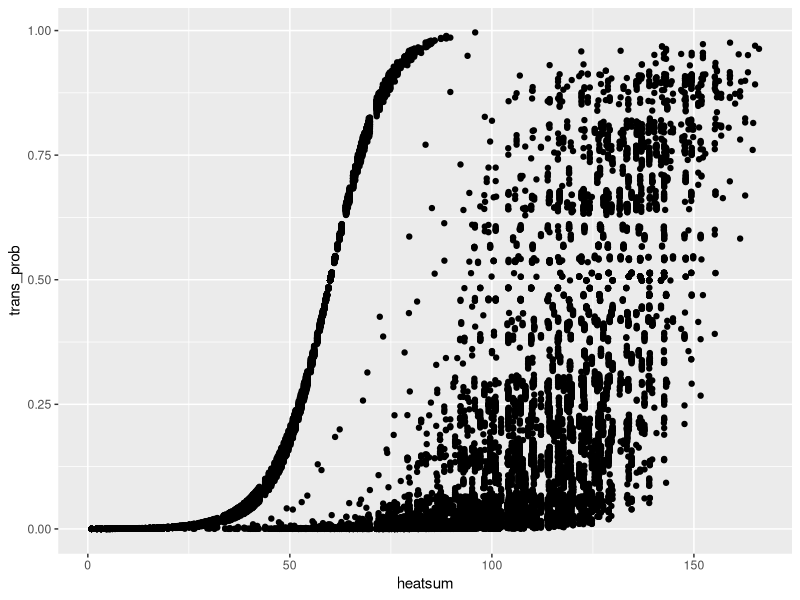

This figure's R source: (Note: this script raises an error after producing the figure.)
# Simulate phenology process

# Phenology transition function
## Logistic function with asymptote at 1, steepness of curve determined by k and midpoint determined by h.
calc_probability <- function(x, k = steepness, h = midpoint, i = individual_effect) { # a logistic function parameterized to estimate steepness and transition points with individual effects
    1/(1 + exp(-(k + i) * (x - h)))
}

# Assume fixed probability of transition, bernoulli
transition <- function(state1 = 0, state2 = 1, p) { #simulate the transition between two states and record the states. p is the probability of transition. Can be a vector
    x <- c(state1) # initial state
    do_trans <- 0 # initialize transition y/n
    #initialize while loop
    i <- 1
    while (do_trans < 1) {
        x <- append(x, state1) #record state1
        do_trans <- rbinom(1, size = 1, prob = p[i]) # sample for new transition probability based on p at timestep i
        i <- i + 1
    }
    x <- append(x, state2) # record transition to state2 #this could be a real slow step

    return(x)
}

build_series <- function(p1, p2) { #This function returns a series of states based on transition probability vectors. p1 is a vector of transition probabilities for transitioning from 0 to 1, p2 is a vector of transition probabilities for transitioning from 1 to 2
    state0 <- transition(state1 = 0, state2 = 1, p = p1)
    state1 <- transition(state1 = 1, state2 = 2, p = p2)
    len0 <- length(state0)
    len1 <- length(state1)
    step = c(1:(len0+len1))
    firsttrans <- data.frame(trans_prob = p1[1:length(state0)], state = state0)
    secondtrans <- data.frame(trans_prob = p2[1:length(state1)], state = state1)
    series <- rbind(firsttrans, secondtrans)
    series <- cbind(step, series)
    return(series)
}

# individuals
n_ind <- 100 #number of individuals
ind_effect <- rnorm(n_ind, mean = .05, sd = .005)

simulate_phenodata <- function(n_ind, ind_effect, year) {
    #simulate temperature data
    #temp = rep(5, 50) #constant daily temperature of 5 degrees
    temp <- rnorm(50, mean = 5, sd = 2) #simulate more complex temperature dataset - no trend, but variability
    heatsum <- cumsum(temp)

    #calculate probabilities of transition at different heatsums
    probs1 <- lapply(ind_effect, calc_probability, x=heatsum, k = 0.1, h = 60)
    probs2 <- lapply(ind_effect, calc_probability, x = heatsum, k = 0.1, h = 60)
    #probs1 <- calc_probability(heatsum, k = 0.1, h = 60)
    #probs2 <- calc_probability(heatsum, k = 0.1, h = 120)

    phenofakes <- data.frame()
    for (i in c(1:n_ind)) {
        x <- build_series(probs1[[i]], probs2[[i]])
        #print(c("length", length(x[[1]])))
        indset <- cbind(ind = i, x)
        phenofakes <- rbind(phenofakes, indset)
    }

    phenofakes$heatsum <- heatsum[phenofakes$step]
    phenofakes$year <- year
    return(phenofakes)

}

phenofakes <- lapply(1:15, simulate_phenodata, n_ind = n_ind, ind_effect = ind_effect)
phenofakes <- do.call(rbind, phenofakes)


library(ggplot2)

# ggplot(phenofakes, aes(x = trans_prob, fill = as.factor(state))) +
#     geom_histogram(position = "dodge")


ggplot(phenofakes[which(phenofakes$state < 2),], aes(x = heatsum, y = trans_prob)) +
    geom_jitter() #+
   # stat_function(fun=function(x) 1/(1 + exp(-0.1 * (x - 50))))

phenofakes %>%
    filter(state < 2) %>%
ggplot(aes(x = heatsum[step], y = state)) +
    geom_count() +
    stat_function(fun=function(x) 1/(1 + exp(-0.1 * (x - 60)))) +
    facet_grid(year ~ .) +
    #stat_function(fun=function(x) 1+(1/(1 + exp(-0.1 * (x - 120))))) +
    ggtitle("Simulation of 100 individuals transitioning between phenological states 0, 1, and 2") +
    ylab("Phenological State") +
    xlab("Heat Sum (arbitrary units)")+
    theme_set(theme_gray(base_size = 25))

curve(1/(1 + exp(-0.1 * (x - 60))), from = 0, to = 120, ylab = "p", xlab = "x")
curve(1/(1 + exp(-0.5 * (x - 60))), from = 0, to = 120, add = TRUE)
abline(v = 60, lty = 2)
